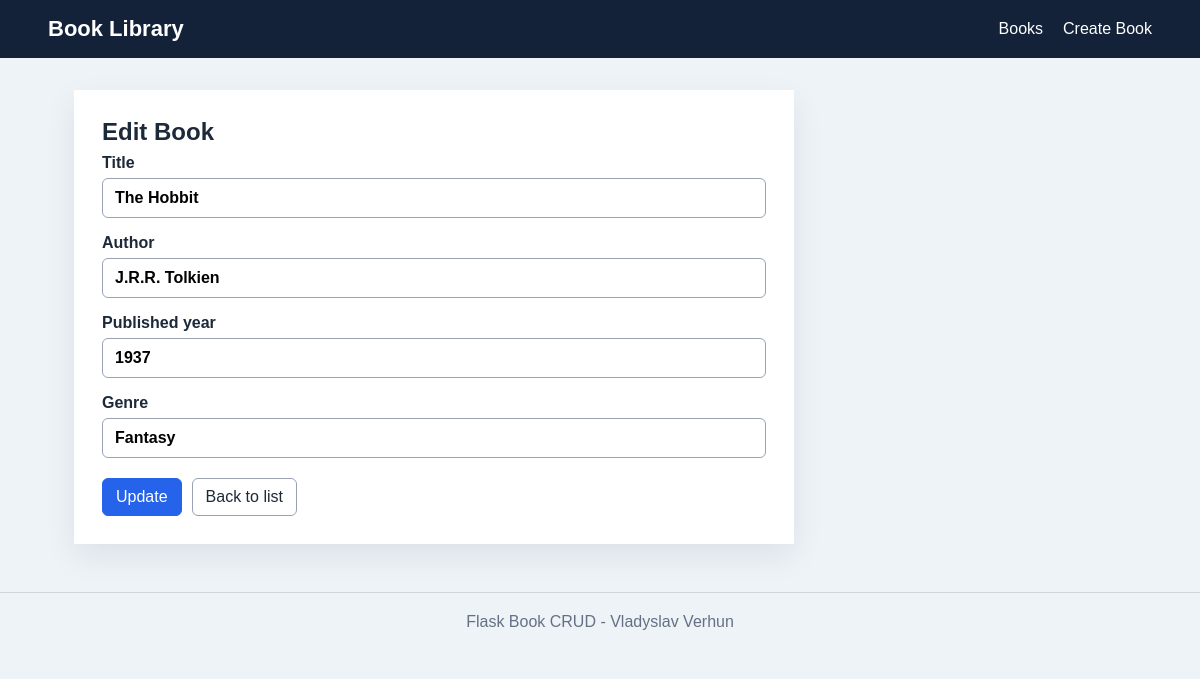
/books/1/edit, run on the app's committed database.
### tables this page shows
CREATE TABLE books (
            id INTEGER PRIMARY KEY AUTOINCREMENT,
            title TEXT NOT NULL,
            author TEXT NOT NULL,
            published_year INTEGER NOT NULL,
            genre TEXT NOT NULL
        );

### app.py (the view, shortened to what this page needs)
@app.route("/books/<int:book_id>/edit", methods=["GET", "POST"])
def book_edit(book_id):
    conn = get_db_connection()
    book = conn.execute("SELECT * FROM books WHERE id = ?", (book_id,)).fetchone()
    if book is None:
        conn.close()
        return "Book not found", 404
    conn.close()
    return render_template("books/edit.html", book=book)

### app.py (called while the page is built)
def get_db_connection():
    conn = sqlite3.connect(DATABASE)
    conn.row_factory = sqlite3.Row
    return conn

### templates/books/edit.html (shortened to what this page needs)
{% extends "base.html" %}
{% block content %}
    <section class="form-card">
        <h1>Edit Book</h1>
        <form method="post">
            <label>
                Title
                <input type="text" name="title" value="{{ book.title }}" required>
            </label>
            <label>
                Author
                <input type="text" name="author" value="{{ book.author }}" required>
            </label>
            <label>
                Published year
                <input type="number" name="published_year" value="{{ book.published_year }}" required>
            </label>
            <label>
                Genre
                <input type="text" name="genre" value="{{ book.genre }}" required>
            </label>
            <div class="button-row">
                <button class="button primary" type="submit">Update</button>
                <a class="button" href="/books">Back to list</a>
            </div>
        </form>
    </section>
{% endblock %}

### templates/base.html (style rules this page uses)
* { box-sizing: border-box; }
body { margin: 0; background: #eef3f8; color: #1d2939; font-family: Arial, Helvetica, sans-serif; }
h1 { margin: 0 0 8px; }
.button, button { display: inline-block; border: 1px solid #98a2b3; border-radius: 6px; background: #ffffff; color: #1d2939; padding: 9px 13px; font: inherit; text-decoration: none; cursor: pointer; }
.primary { border-color: #2563eb; background: #2563eb; color: #ffffff; }
.detail-card, .form-card { max-width: 720px; padding: 28px; background: #ffffff; box-shadow: 0 12px 30px rgba(16, 24, 40, 0.08); }
label { display: grid; gap: 6px; margin-bottom: 16px; font-weight: 700; }
input { width: 100%; border: 1px solid #98a2b3; border-radius: 6px; padding: 10px 12px; font: inherit; }
.button-row { display: flex; gap: 10px; margin-top: 20px; }

### data on the page
books: title "The Hobbit", author "J.R.R. Tolkien", published_year "1937", genre "Fantasy"
